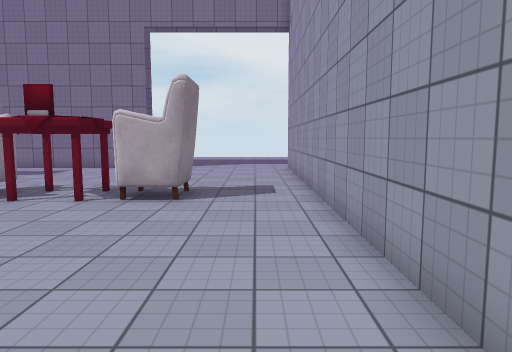
View 1 (above)

23 first-person views from a walk through a Unity game level. The camera is 1.5 m above the floor, tilts 6° down and sees 70° across. The floor is counted in squares, 1 m on a side. Each view is taken from the middle of a square. On the plan, view 1 faces up. The plan holds only what a view shows up to about 16 squares ahead; the rest is blank. The place goes on beyond the plan. The player character is not drawn. Some surface patterns are stand-ins.

View 2
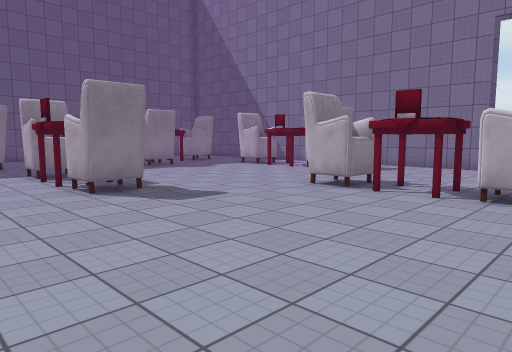

View 3
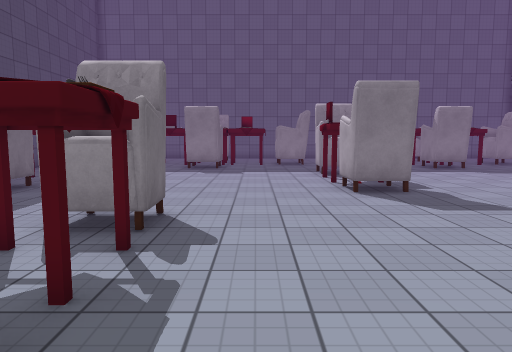

View 4
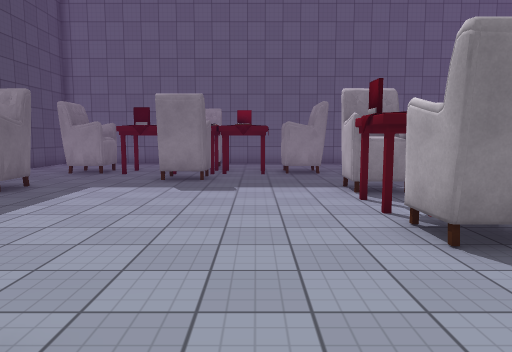

View 5
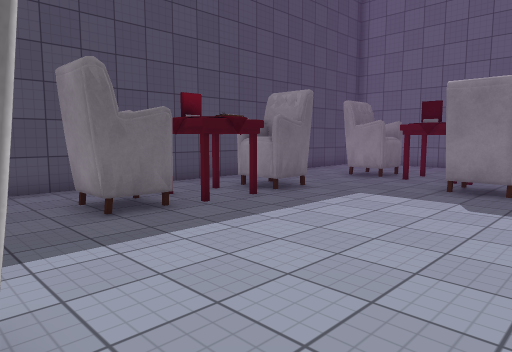

View 6
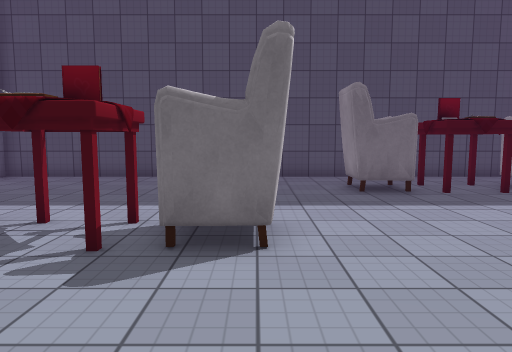

View 7
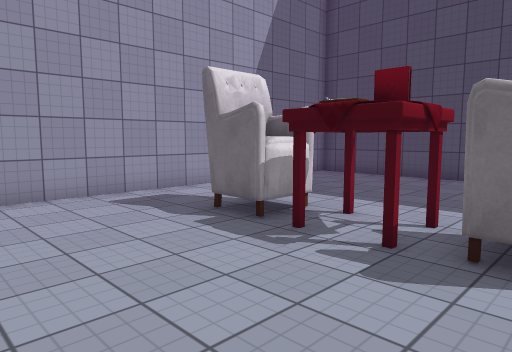

View 8
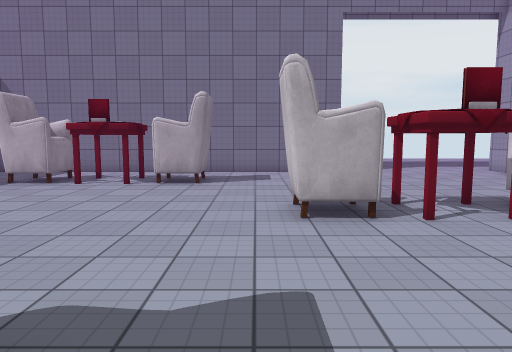

View 9
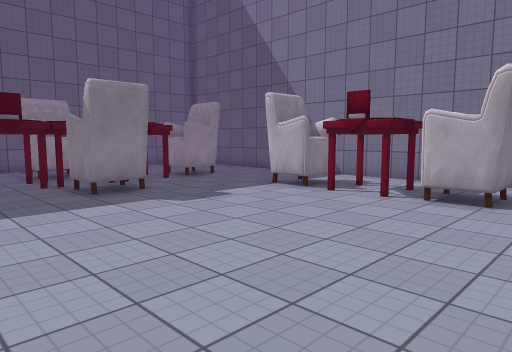

View 10
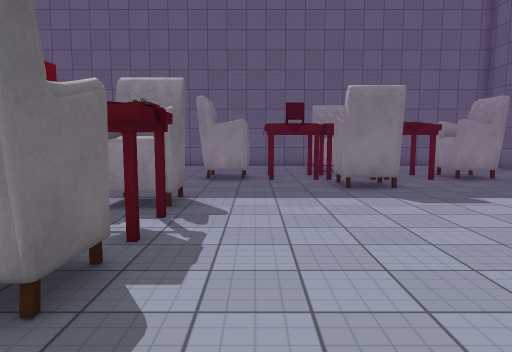

View 11
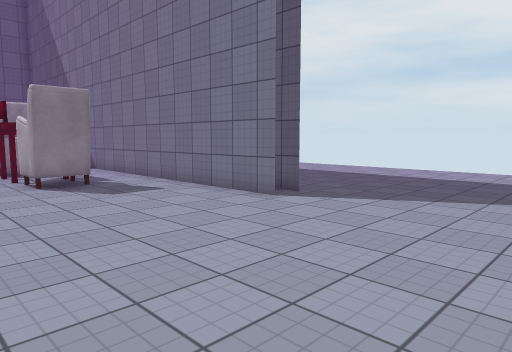

View 12
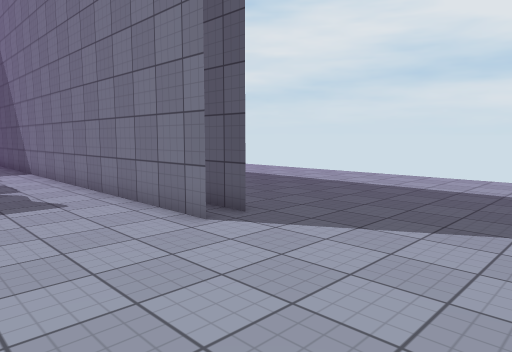

View 13
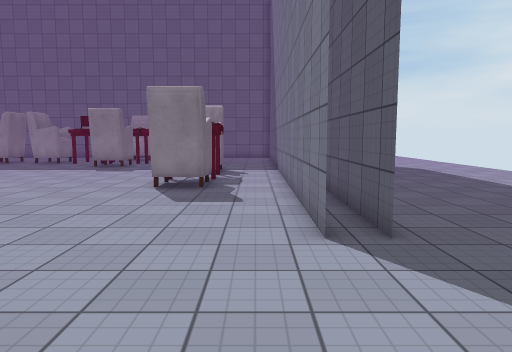

View 14
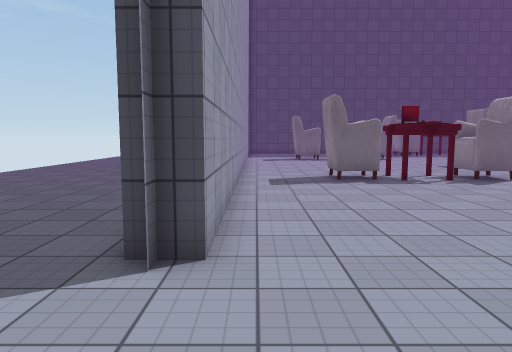

View 15
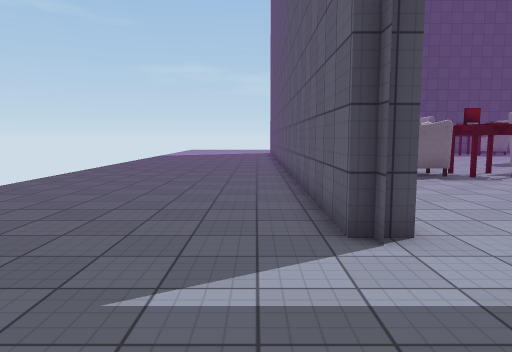

View 16
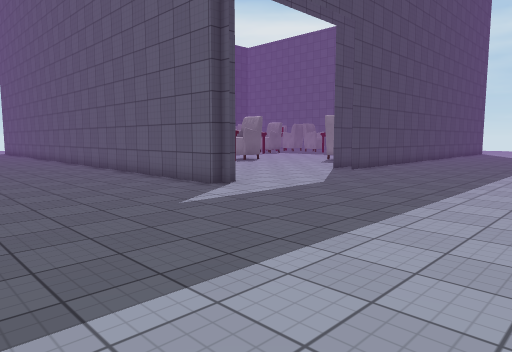

View 17
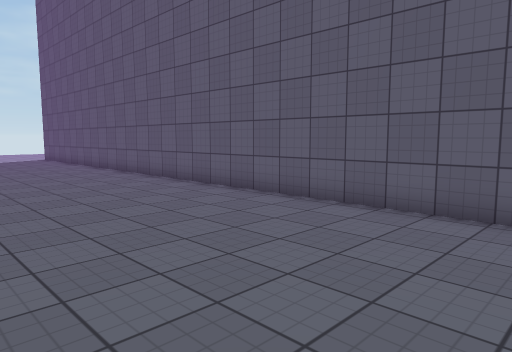

View 18
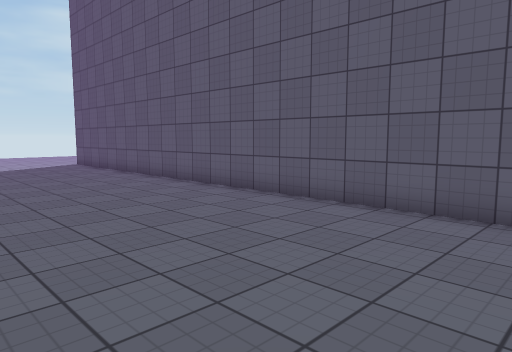

View 19
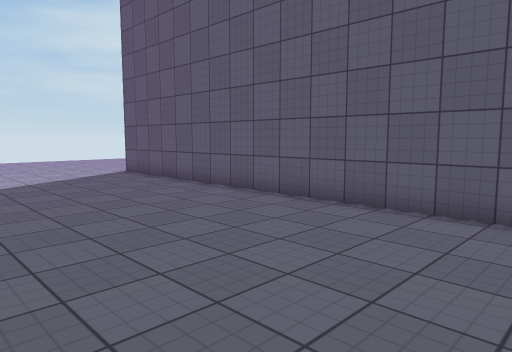

View 20
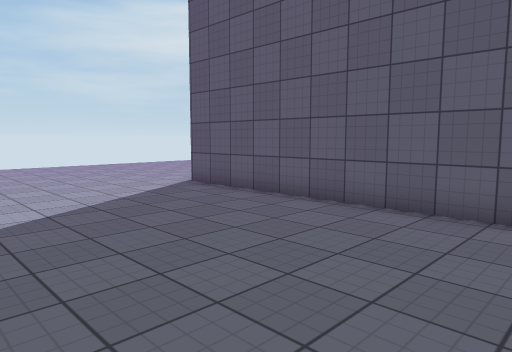

View 21
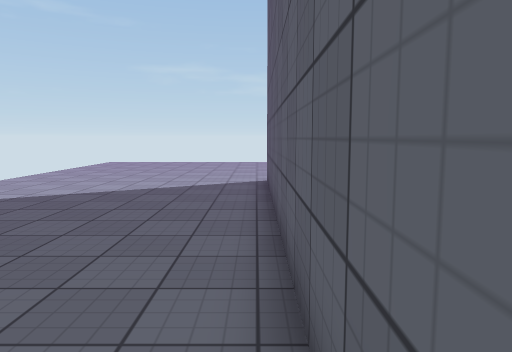

View 22
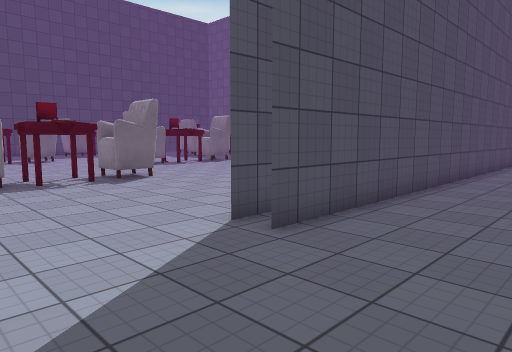

View 23
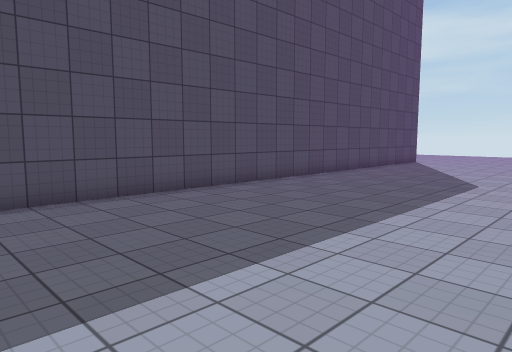

### Floor plan
Key: @ floor where view 1 was taken; # wall or solid block; . floor; O other object.
Columns run from 22 left of view 1 to 10 right of it. Each row starts with its distance up from view 1.
 28               .......           .
 27       ...............   .......
 26     ............................
 25 ................................
 24 ................................
 23 ................................
 22  ...............................
 21   ..............................
 20    .............................
 19   ################......#......
 18    ###############......#......
 17    .....................#.......
 16   ......O...............#........
 15 OO...OOO OOO............#........
 14 OO...#OOOOO#............#........
 13 OO......................#........
 12  O......................#........
 11  O......................#........
 10   OO..........OOOOOOO...#........
  9 OOOO..........OOOOOOO...#........
  8  O......................#........
  7  O......................#........
  6 OO......................#.......
  5  O......................#.......
  4  O...OOOOOOO............#........
  3 OO...OOOOOOO............#.......
  2 OO......................#.......
  1 OO......................#.......
  0  O....................@.#.......
 -1  O......................#........
 -2  OOO..........OOOOOOO...#.......
 -3  OOO..........OOOOOOO...#.......
 -4  O...................  .#.......
 -5  O............. .....   #.......
 -6 OO............  ......  #.......
 -7 OO...#OOOOO#..   .....  #.......
 -8  O...OOOOOOO..   ...... #.......
 -9  ......OOO....   .......#........
-10     ..........    ......#........
-11     ##########    #######........

Positions as (right, up) in squares from view 1, and headings:
1: (0, 0), facing up
2: (-1, -1), facing up-left
3: (-1, 0), facing left
4: (-6, 0), facing left
5: (-8, 0), facing down-left
6: (-8, 3), facing down
7: (-8, 3), facing down-right
8: (-9, 2), facing up
9: (-9, 5), facing up-left
10: (-8, 6), facing left
11: (1, 11), facing up-left
12: (0, 14), facing up-left
13: (0, 17), facing left
14: (1, 23), facing down
15: (4, 24), facing down
16: (10, 28), facing down-left
17: (10, 16), facing down-left
18: (10, 10), facing down-left
19: (10, 4), facing down-left
20: (10, -1), facing down-left
21: (3, 1), facing down
22: (-1, 23), facing down-left
23: (-5, 28), facing down-left
